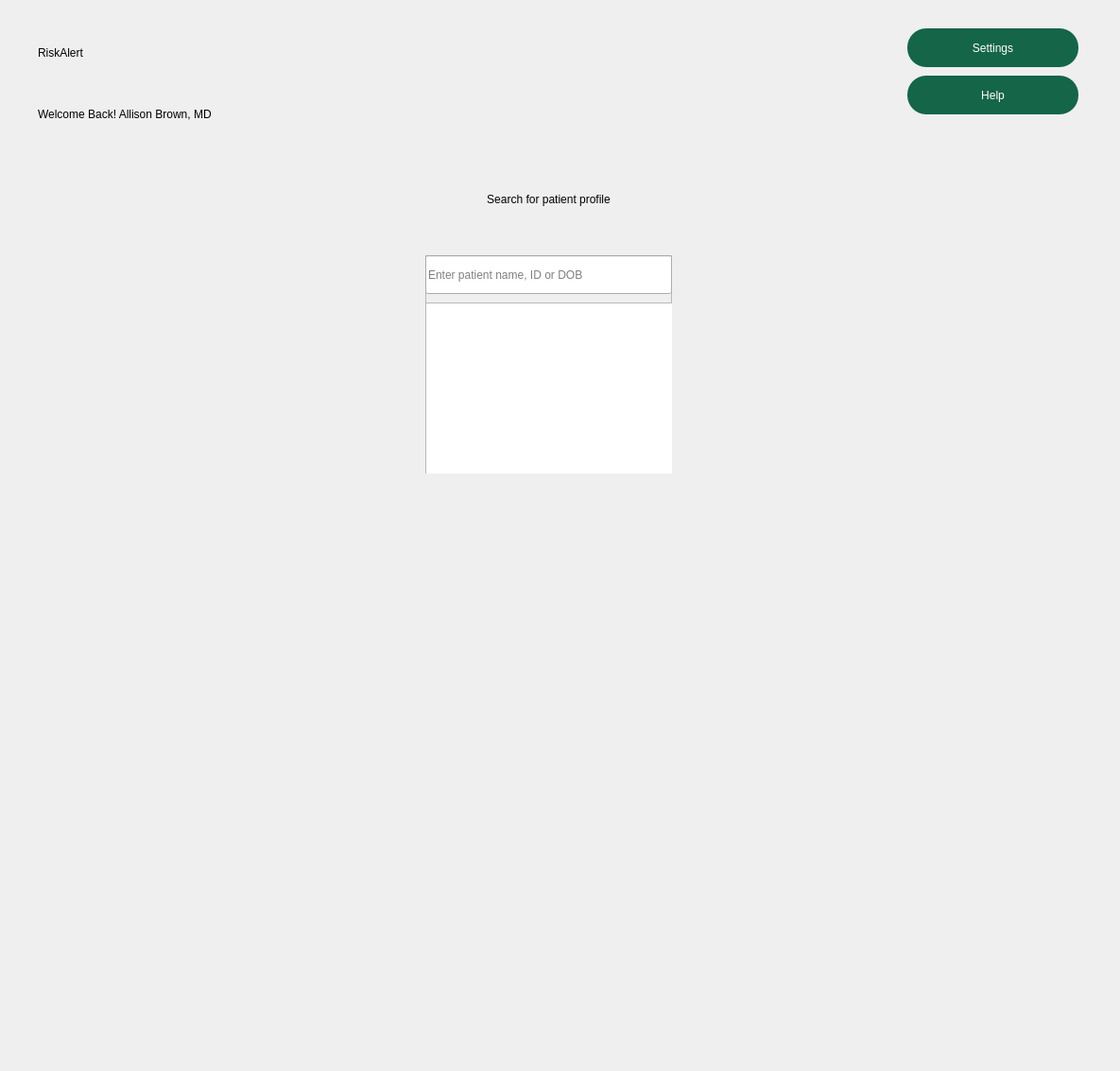
<?xml version="1.0" encoding="UTF-8"?>
<ui version="4.0">
 <class>Dialog</class>
 <widget class="QDialog" name="Dialog">
  <property name="geometry">
   <rect>
    <x>0</x>
    <y>0</y>
    <width>1185</width>
    <height>1133</height>
   </rect>
  </property>
  <property name="windowTitle">
   <string>Dialog</string>
  </property>
  <widget class="QWidget" name="bgwidget" native="true">
   <property name="geometry">
    <rect>
     <x>0</x>
     <y>0</y>
     <width>1201</width>
     <height>801</height>
    </rect>
   </property>
   <property name="styleSheet">
    <string notr="true">QWidget#bgwidget{
background-color: &quot;#D4D6CF&quot;; }</string>
   </property>
   <widget class="QWidget" name="widget" native="true">
    <property name="geometry">
     <rect>
      <x>-10</x>
      <y>-10</y>
      <width>1201</width>
      <height>811</height>
     </rect>
    </property>
    <widget class="QLabel" name="brand_name">
     <property name="geometry">
      <rect>
       <x>50</x>
       <y>30</y>
       <width>201</width>
       <height>71</height>
      </rect>
     </property>
     <property name="styleSheet">
      <string notr="true">font: 36pt &quot;MS Shell Dlg 2&quot;; color: &quot;black&quot;</string>
     </property>
     <property name="text">
      <string>RiskAlert</string>
     </property>
    </widget>
    <widget class="QPushButton" name="help_button">
     <property name="geometry">
      <rect>
       <x>970</x>
       <y>90</y>
       <width>181</width>
       <height>41</height>
      </rect>
     </property>
     <property name="styleSheet">
      <string notr="true">border-radius:20px;
background-color: #156548;
font: 14pt &quot;MS Shell Dlg 2&quot;;
color: #ffffff;</string>
     </property>
     <property name="text">
      <string>Help</string>
     </property>
    </widget>
    <widget class="QLabel" name="error">
     <property name="geometry">
      <rect>
       <x>400</x>
       <y>416</y>
       <width>341</width>
       <height>20</height>
      </rect>
     </property>
     <property name="styleSheet">
      <string notr="true">font: 12pt &quot;MS Shell Dlg 2&quot;; color:red;</string>
     </property>
     <property name="text">
      <string/>
     </property>
    </widget>
    <widget class="QLabel" name="greet_message">
     <property name="geometry">
      <rect>
       <x>50</x>
       <y>100</y>
       <width>881</width>
       <height>61</height>
      </rect>
     </property>
     <property name="styleSheet">
      <string notr="true">font: 16pt &quot;MS Shell Dlg 2&quot;;color: &quot;black&quot;</string>
     </property>
     <property name="text">
      <string>Welcome Back! Allison Brown, MD</string>
     </property>
    </widget>
    <widget class="QLabel" name="greet_message_2">
     <property name="geometry">
      <rect>
       <x>150</x>
       <y>190</y>
       <width>881</width>
       <height>61</height>
      </rect>
     </property>
     <property name="styleSheet">
      <string notr="true">font: 16pt &quot;MS Shell Dlg 2&quot;;color: &quot;black&quot;</string>
     </property>
     <property name="text">
      <string>Search for patient profile</string>
     </property>
     <property name="alignment">
      <set>Qt::AlignCenter</set>
     </property>
    </widget>
    <widget class="QPushButton" name="settings_button">
     <property name="geometry">
      <rect>
       <x>970</x>
       <y>40</y>
       <width>181</width>
       <height>41</height>
      </rect>
     </property>
     <property name="styleSheet">
      <string notr="true">border-radius:20px;
background-color: #156548;
font: 14pt &quot;MS Shell Dlg 2&quot;;
color: #ffffff;</string>
     </property>
     <property name="text">
      <string>Settings</string>
     </property>
    </widget>
    <widget class="QFrame" name="frame">
     <property name="geometry">
      <rect>
       <x>460</x>
       <y>280</y>
       <width>261</width>
       <height>231</height>
      </rect>
     </property>
     <property name="frameShape">
      <enum>QFrame::StyledPanel</enum>
     </property>
     <property name="frameShadow">
      <enum>QFrame::Raised</enum>
     </property>
     <widget class="QLineEdit" name="lineEdit">
      <property name="geometry">
       <rect>
        <x>0</x>
        <y>0</y>
        <width>261</width>
        <height>41</height>
       </rect>
      </property>
      <property name="styleSheet">
       <string notr="true">#lineEdit {
	background-color: &quot;#fff&quot;;
}</string>
      </property>
      <property name="placeholderText">
       <string>Enter patient name, ID or DOB</string>
      </property>
     </widget>
     <widget class="QTableWidget" name="tableWidget">
      <property name="geometry">
       <rect>
        <x>0</x>
        <y>50</y>
        <width>271</width>
        <height>192</height>
       </rect>
      </property>
      <property name="styleSheet">
       <string notr="true">#tableWidget {
	background-color: &quot;#fff&quot;;
}</string>
      </property>
     </widget>
    </widget>
   </widget>
  </widget>
 </widget>
 <resources/>
 <connections/>
</ui>
